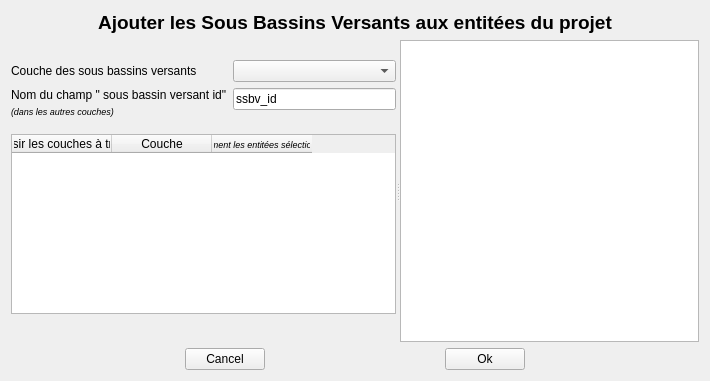
<?xml version="1.0" encoding="UTF-8"?>
<ui version="4.0">
 <class>add_ssbv_form</class>
 <widget class="QWidget" name="add_ssbv_form">
  <property name="geometry">
   <rect>
    <x>0</x>
    <y>0</y>
    <width>710</width>
    <height>381</height>
   </rect>
  </property>
  <property name="windowTitle">
   <string>Ajouter les sous bassins versants aux entitées du projet</string>
  </property>
  <layout class="QVBoxLayout" name="verticalLayout_2">
   <item>
    <widget class="QLabel" name="label_3">
     <property name="maximumSize">
      <size>
       <width>16777215</width>
       <height>50</height>
      </size>
     </property>
     <property name="text">
      <string>&lt;html&gt;&lt;head/&gt;&lt;body&gt;&lt;p align=&quot;center&quot;&gt;&lt;span style=&quot; font-size:14pt; font-weight:600;&quot;&gt;Ajouter les Sous Bassins Versants aux entitées du projet&lt;/span&gt;&lt;/p&gt;&lt;/body&gt;&lt;/html&gt;</string>
     </property>
    </widget>
   </item>
   <item>
    <widget class="QSplitter" name="splitter">
     <property name="orientation">
      <enum>Qt::Horizontal</enum>
     </property>
     <widget class="QWidget" name="layoutWidget">
      <layout class="QVBoxLayout" name="verticalLayout">
       <item>
        <spacer name="verticalSpacer_3">
         <property name="orientation">
          <enum>Qt::Vertical</enum>
         </property>
         <property name="sizeType">
          <enum>QSizePolicy::Fixed</enum>
         </property>
         <property name="sizeHint" stdset="0">
          <size>
           <width>20</width>
           <height>20</height>
          </size>
         </property>
        </spacer>
       </item>
       <item>
        <layout class="QFormLayout" name="formLayout">
         <item row="1" column="0">
          <widget class="QLabel" name="label_2">
           <property name="text">
            <string>&lt;html&gt;
&lt;head/&gt;
&lt;body&gt;
&lt;p style=&quot;margin-bottom: 2px;&quot;&gt;Nom du champ &quot; sous bassin versant id&quot;&lt;/p&gt;
&lt;p style=&quot;margin-top: 0;&quot;&gt;
&lt;span style=&quot;font-size:7pt; font-style:italic;&quot;&gt;(dans les autres couches)&lt;/span&gt;
&lt;/p&gt;
&lt;/body&gt;
&lt;/html&gt;</string>
           </property>
          </widget>
         </item>
         <item row="1" column="1">
          <widget class="QLineEdit" name="le_ssbv_field">
           <property name="text">
            <string>ssbv_id</string>
           </property>
          </widget>
         </item>
         <item row="0" column="0">
          <widget class="QLabel" name="label">
           <property name="text">
            <string>Couche des sous bassins versants</string>
           </property>
          </widget>
         </item>
         <item row="0" column="1">
          <widget class="QComboBox" name="cb_ssbv_layer"/>
         </item>
        </layout>
       </item>
       <item>
        <spacer name="verticalSpacer">
         <property name="orientation">
          <enum>Qt::Vertical</enum>
         </property>
         <property name="sizeType">
          <enum>QSizePolicy::Fixed</enum>
         </property>
         <property name="sizeHint" stdset="0">
          <size>
           <width>20</width>
           <height>10</height>
          </size>
         </property>
        </spacer>
       </item>
       <item>
        <widget class="QTableWidget" name="tableWidget">
         <column>
          <property name="text">
           <string>Choisir les couches à traiter</string>
          </property>
         </column>
         <column>
          <property name="text">
           <string>Couche</string>
          </property>
         </column>
         <column>
          <property name="text">
           <string>(Seulement les entitées sélectionnées)</string>
          </property>
          <property name="font">
           <font>
            <pointsize>7</pointsize>
            <italic>true</italic>
           </font>
          </property>
         </column>
        </widget>
       </item>
       <item>
        <spacer name="verticalSpacer_2">
         <property name="orientation">
          <enum>Qt::Vertical</enum>
         </property>
         <property name="sizeHint" stdset="0">
          <size>
           <width>20</width>
           <height>40</height>
          </size>
         </property>
        </spacer>
       </item>
      </layout>
     </widget>
     <widget class="QTextBrowser" name="textBrowser"/>
    </widget>
   </item>
   <item>
    <layout class="QHBoxLayout" name="horizontalLayout_2">
     <item>
      <spacer name="horizontalSpacer">
       <property name="orientation">
        <enum>Qt::Horizontal</enum>
       </property>
       <property name="sizeHint" stdset="0">
        <size>
         <width>40</width>
         <height>20</height>
        </size>
       </property>
      </spacer>
     </item>
     <item>
      <widget class="QPushButton" name="pb_cancel">
       <property name="text">
        <string>Cancel</string>
       </property>
      </widget>
     </item>
     <item>
      <spacer name="horizontalSpacer_2">
       <property name="orientation">
        <enum>Qt::Horizontal</enum>
       </property>
       <property name="sizeHint" stdset="0">
        <size>
         <width>40</width>
         <height>20</height>
        </size>
       </property>
      </spacer>
     </item>
     <item>
      <widget class="QPushButton" name="pb_ok">
       <property name="text">
        <string>Ok</string>
       </property>
      </widget>
     </item>
     <item>
      <spacer name="horizontalSpacer_3">
       <property name="orientation">
        <enum>Qt::Horizontal</enum>
       </property>
       <property name="sizeHint" stdset="0">
        <size>
         <width>40</width>
         <height>20</height>
        </size>
       </property>
      </spacer>
     </item>
    </layout>
   </item>
  </layout>
 </widget>
 <resources/>
 <connections/>
</ui>
